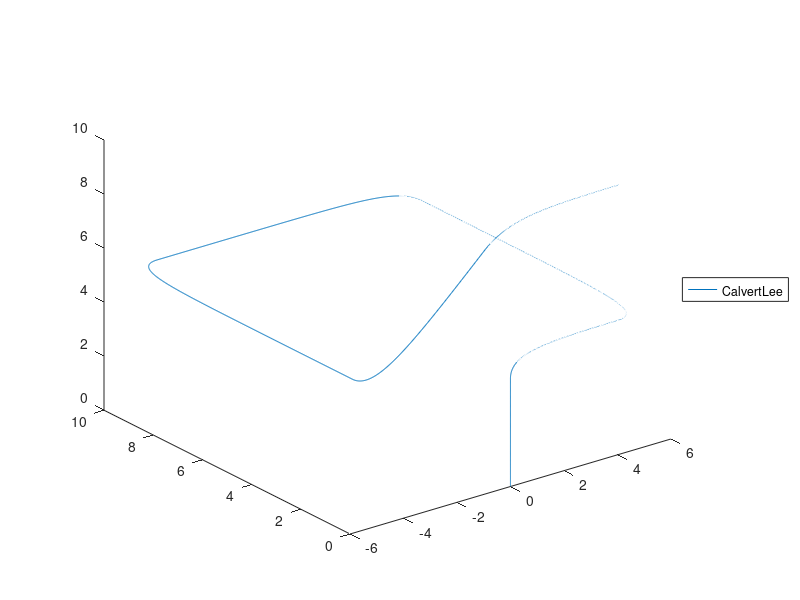

This figure's MATLAB source:
clc
clear 
close all


dt=0.02;
stime=50;
loop=stime/dt;


% public virtual leadr init
xl=[0;0;0];
vl=[0;0;0];

xyzd = zeros(3,loop);
xyzd_dot = zeros(3,loop);
xyzd_ddot = zeros(3,loop);

sp=1;

for t=1:loop
    
    %leader information generator
    if t/loop<0.1
        al=([0;0;sp]-vl);
    elseif t/loop<0.2
        al=([sp;0;0]-vl);
    elseif t/loop<0.4
        al=([0;sp;0]-vl);
    elseif t/loop<0.6
        al=([-sp;0;0]-vl);
    elseif t/loop<0.8
        al=([0;-sp;0]-vl);
    elseif t/loop<0.9
        al=([sp;0;sp]-vl);
    else
        al=([sp;0;0]-vl);
    end

    vl=vl+dt*al;
    xl=xl+dt*vl;
    
    xyzd(:,t+1) = xl;
    xyzd_dot(:,t+1) = vl;
    xyzd_ddot(:,t+1) = al;
end

ReferenceValue = [xyzd;xyzd_dot;xyzd_ddot];

plot3(xyzd(1,1:2501),xyzd(2,1:2501),xyzd(3,1:2501))
legend('CalvertLee','Location','EastOutside');



